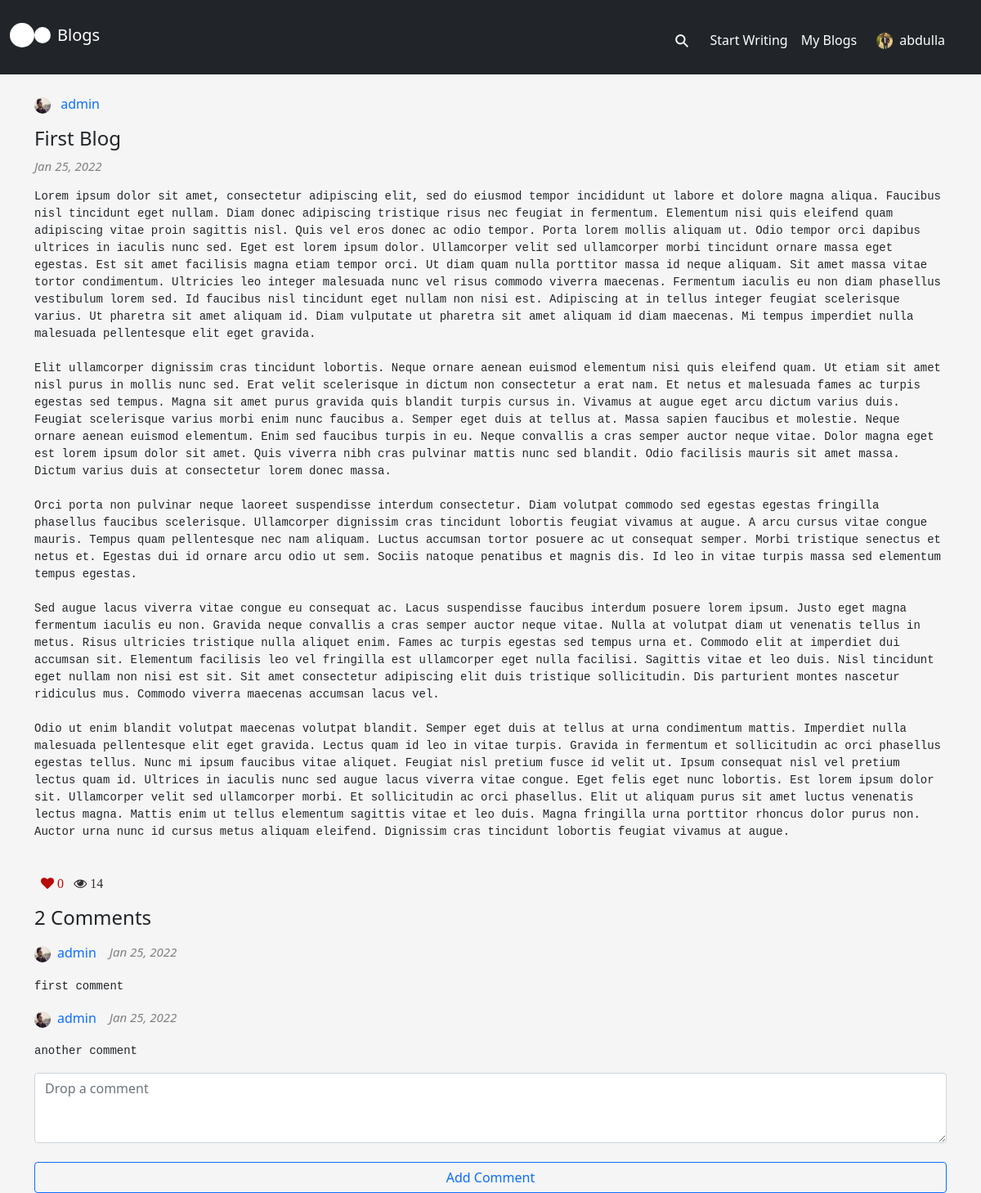
Page /read_blog/first-blog/ (signed in) on the committed database.
### blog_app/models.py (models this page shows, shortened)
class Profile(models.Model):
    user = models.OneToOneField(User, on_delete=models.CASCADE)
    full_name = models.CharField(max_length=100, blank=True, null=True)
    email = models.EmailField(max_length=254, blank=True, null=True)
    location = models.CharField(max_length=100, blank=True, null=True)
    bio = models.TextField(blank=True, null=True)
    profile_pic = models.ImageField(upload_to='profile_pics',  blank=True, null=True)
    blogs = models.ManyToManyField(Blog, blank=True)
    date_joined = models.DateTimeField(auto_now_add=True, blank=True, null=True)

class Blog(models.Model):
    title = models.CharField(max_length=200, unique=True)
    content = models.TextField()
    author = models.ForeignKey(User, on_delete=models.CASCADE)
    slug = AutoSlugField(populate_from='title', always_update=True)
    views = models.IntegerField(default=0)
    likes = models.IntegerField(default=0)
    comments = models.IntegerField(default=0)
    created_at = models.DateTimeField(auto_now_add=True)
    updated_at = models.DateTimeField(auto_now=True)

class Comment(models.Model):
    comment = models.TextField()
    user = models.ForeignKey(User, on_delete=models.CASCADE)
    blog = models.ForeignKey(Blog, on_delete=models.CASCADE)
    created_at = models.DateTimeField(auto_now_add=True)
    updated_at = models.DateTimeField(auto_now=True)

### blog_app/views.py (the view, shortened to what this page needs)
# urls.py: path('read_blog/<str:slug>/', views.read_blog, name='read_blog'),
@login_required
def read_blog(request, slug):
    blog = Blog.objects.get(slug=slug)
    comments = Comment.objects.filter(blog=blog)
    blog.views = blog.views + 1
    likes = Like.objects.filter(blog=blog).count()
    blog.likes = likes
    blog.save()
    is_authorized = False
    if blog.author == request.user:
        is_authorized = True
    comment_form = CommentForm()
    context = {
        'blog': blog,
        'comment_form': comment_form,
        'comments': comments,
        'is_authorized': is_authorized
    }
    return render(request, 'blog_app/read_blog.html', context)

### blog_app/forms.py
class CommentForm(forms.ModelForm):
    helper = FormHelper()
    helper.form_show_labels = False
    comment = forms.CharField(
        widget=forms.Textarea(
            attrs={
                'rows': 3,
                'placeholder': 'Drop a comment'
            }
        )
    )
    class Meta:
        model = Comment
        fields = ['comment']

### blog_app/templates/blog_app/read_blog.html (shortened to what this page needs)
{% extends 'blog_app/base.html' %}
{% load crispy_forms_tags %}
{% block content %}
    <div class="col-md-12">
    <div class="mb-3">
        <img src="{{ blog.author.profile.profile_pic.url }}" width="20px" height="20px" style="border-radius: 50%;" />
        <a class="mx-2" href="{% url 'author' blog.author.username %}"> {{ blog.author }}</a>
    </div>
        <h4>{{ blog.title }}</h4>
        <p class="published-date">{{ blog.created_at|date:"M d, Y" }}</>
        <pre>{{ blog.content }}</pre>
        <br>
        <div>
            <a href="{% url 'like_blog' blog.slug %}">
                <i class="fa fa-heart mx-2" style="color:rgb(184, 10, 10)"> {{blog.likes}}</i>
            </a>
            <i class="fa fa-eye" style="color:rgb(54, 48, 48)"> {{blog.views}}</i>
        </div>
        {% if comments %}
        <div class="my-3">
            <h4>{{ comments|length }}{% if comments|length == 1 %} Comment {% else %} Comments {% endif %}</h4>
        </div>
        {% for comment in comments %}
        <div class="profile_icon mb-1">
            <a href="{% url 'author' comment.user.username %}">
                <img src="{{ comment.user.profile.profile_pic.url }}" width="20px" height="20px" style="border-radius: 50%;" />
            </a>
            <a class="mx-2" href="{% url 'author' comment.user.username %}"> {{comment.user}}</a>
            <p class="published-date px-2">{{ comment.created_at|date:"M d, Y" }}</p>
        </div>
        <pre>{{comment.comment}}</pre>
        {% endfor %}
        {% endif %}
        <form method="POST">
            {{ comment_form.comment|as_crispy_field }}
            <div class="d-grid gap-2">
                <button class="btn btn-outline-primary" type="submit">Add Comment</button>
            </div>
        </form>
    </div>
{% endblock %}

### blog_app/templates/blog_app/base.html (shortened to what this page needs)
{% load static %}
<!DOCTYPE html>
<html lang="en">
<head>
    <link href="https://cdn.jsdelivr.net/npm/bootstrap@5.0.0-beta3/dist/css/bootstrap.min.css" rel="stylesheet">
    <link rel="stylesheet" href="https://cdnjs.cloudflare.com/ajax/libs/font-awesome/4.7.0/css/font-awesome.min.css">
    <link rel="stylesheet" href="{% static 'css/accounts.css' %}">
    <link rel="stylesheet" href="{% static 'css/blog_app.css' %}">
</head>
<nav class="navbar navbar-expand-lg bg-dark">
    <div class="container-fluid">
      <a href="{% url 'blogs' %}">
        <span class="big-dot"></span>
      </a>
      <a href="{% url 'blogs' %}">
        <span class="small-dot"></span>
      </a>
         <h4 class="p-2"><a class="navbar-brand text-white" href="{% url 'blogs' %}">Blogs</a></h4>
      <div class="collapse justify-content-end navbar-collapse" id="navbarNavAltMarkup">
        <div class="navbar-nav p-2">
          {% if user.is_authenticated %}
          <div class="search-container">
            <form action="{% url 'search_blogs' %}" method="POST" class=" mt-1">
              <label class="button searchbutton" for="searchright"><span class="mglass">&#9906;</span></label>
            </form>
          </div>
          <h6><a class="nav-link text-white mt-3" href="{% url 'write_blog' %}">Start Writing</a></h6>
          <h6><a class="nav-link text-white mt-3" href="{% url 'my_blogs' %}">My Blogs</a></h6>
          <div class="dropdown dropstart">
            <a class="text-white mt-4 mx-3" type="button" id="dropdownMenuButton1" data-bs-toggle="dropdown" aria-expanded="false">
              <div class='profile_icon'>
                <img src="{{ user.profile.profile_pic.url }}" width="20px" height="20px" style="border-radius: 50%;"/>
                <h6 class="px-2">{{ user.username }}</h6>
              </div>
            </a>
          </div>
          {% else %}
          <h6><a class="nav-link text-white mt-3" href="{% url 'login' %}">Log in</a></h6>
          <h6><a class="nav-link text-white mt-3" href="{% url 'signup' %}">Sign up</a></h6>
          {% endif %}
        </div>
      </div>
    </div>
</nav>
<br>
<body>
  <div class="container">
    <div class="row">
      {% block content %}
      {% endblock %}
    </div>
  </div>
</body>
</html>

### accounts/static/css/accounts.css (style rules this page uses)
.d-grid { margin-top: 2%; }
a { text-decoration: none; }
body { background-color: whitesmoke; }

### blog_app/static/css/blog_app.css (style rules this page uses)
pre { white-space: pre-wrap; word-break: break-word; }
.fa-heart { color: red; cursor: pointer; }
.profile_icon { display: flex; }
.published-date { color: grey; font-style: italic; font-size: 15px; }
.big-dot { height: 30px; width: 30px; background-color: #fff; border-radius: 50%; display: inline-block; }
.small-dot { height: 20px; width: 20px; background-color: #fff; border-radius: 50%; display: inline-block; }
.button { display: inline-block; margin: 4px 2px; font-size: 14px; padding-left: 32px; padding-right: 32px; height: 50px; line-height: 50px; text-align: center; color: white; text-decoration: none; cursor: pointer; -moz-user-select: none; -khtml-user-select: none; -webkit-user-select: none; -ms-user-select: none; user-select: none; }
.search-container { position: relative; display: inline-block; margin: 4px 2px; height: 50px; width: 50px; vertical-align: bottom; }
.mglass { display: inline-block; pointer-events: none; -webkit-transform: rotate(-45deg); -moz-transform: rotate(-45deg); -o-transform: rotate(-45deg); -ms-transform: rotate(-45deg); }
.searchbutton { position: absolute; font-size: 22px; width: 100%; margin: 0; padding: 0; }

### rows in the picture
Blog: author.profile.profile_pic (picture), author "admin", title "First Blog", created_at "Jan 25, 2022", content "Lorem ipsum dolor sit amet, consectetur adipiscing elit, sed do eiusmod tempor incididunt ut labore et dolore magna aliqua. Faucibus nisl tincidunt eget nullam. Diam donec adipiscing tristique risus nec feugiat in fermentum. Elementum nisi quis eleifend quam adipiscing vitae proin sagittis nisl. Quis vel eros donec ac odio tempor. Porta lorem mollis aliquam ut. Odio tempor orci dapibus ultrices in iaculis nunc sed. Eget est lorem ipsum dolor. Ullamcorper velit sed ullamcorper morbi tincidunt ornare massa eget egestas. Est sit amet facilisis magna etiam tempor orci. Ut diam quam nulla porttitor massa id neque aliquam. Sit amet massa vitae tortor condimentum. Ultricies leo integer malesuada…", likes "0", views "14"
Comment: user.profile.profile_pic (picture), user "admin", created_at "Jan 25, 2022", comment "first comment"
Comment: user.profile.profile_pic (picture), user "admin", created_at "Jan 25, 2022", comment "another comment"

### other values in the picture
{{ user.username }} "abdulla"
{{ comments|length }} "2"
